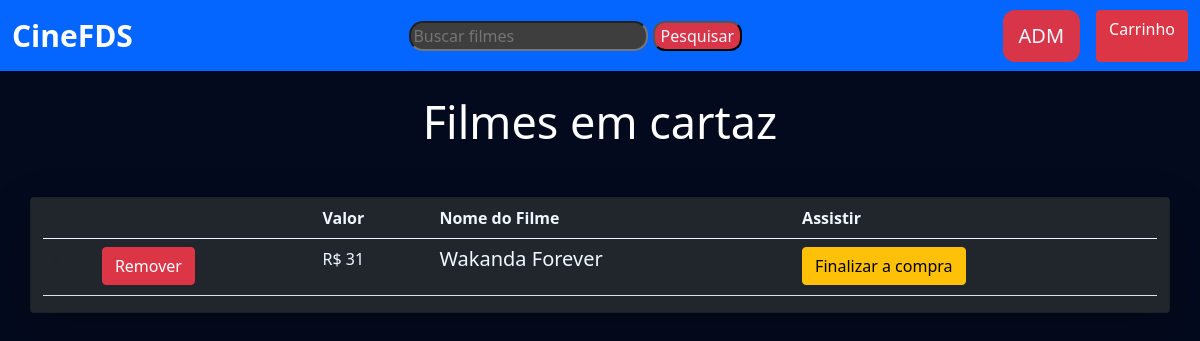
Before: /cart/ (signed in) with the older database file.
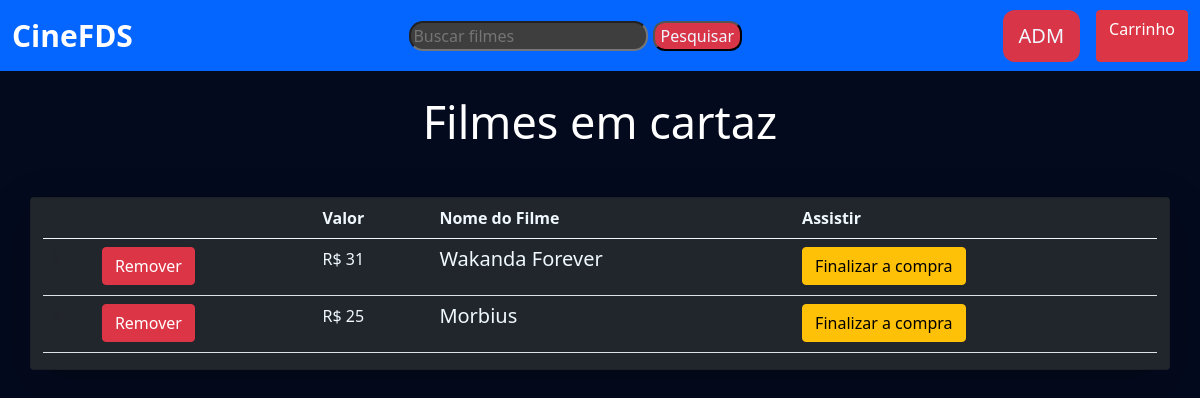
After: the same page with the newer database file.
### home/models.py (models this page shows)
class BaseModel(models.Model):
    uid = models.UUIDField(default=uuid.uuid4, editable=False, primary_key=True)
    created_at = models.DateField(auto_now_add=True)
    updated_at = models.DateField(auto_now_add=True)
    class Meta:
        abstract = True

class CartItems(BaseModel):
    cart = models.ForeignKey(Cart, on_delete=models.CASCADE, related_name="cart_items")
    movie = models.ForeignKey(Movie, on_delete=models.CASCADE)

class Movie(BaseModel):
    category = models.ForeignKey(MovieCategory, on_delete=models.CASCADE, related_name="pizzas")
    movie_name = models.CharField(max_length=100)
    price = models.IntegerField(default=100)
    images = models.CharField(max_length=500)

### home/views.py (the view)
# urls.py: path('cart/', views.cart, name='cart'),
@login_required(login_url='/login/')
def cart(request):
    print(request.user)
    cart = Cart.objects.get(is_paid=False, user=request.user)
    context = {'carts': cart}
    return render(request, "cart.html", context)

### home/templates/cart.html (shortened to what this page needs)
{% extends "base.html" %}
{% load static %}
{% block start %}
<div class="container card shadow-lg mt-5" style="background-color: rgb(33 38 45);">
    <table class="table">
        <thead>
            <tr style="color: aliceblue;">
                <th scope="col"></th>
                <th scope="col"></th>
                <th scope="col">Valor</th>
                <th scope="col">Nome do Filme</th>
                <th scope="col">Assistir</th>
            </tr>
        </thead>
        <tbody>
            {% for cartItems in carts.cart_items.all %}
            <tr>
                <th scope="row">{{forloop.counter}}</th>
                <td><a href="{% url 'remove_cart' cartItems.uid %}" class="btn btn-danger">Remover</a>
                <td style="color: aliceblue;"><p> R$ {{cartItems.movie.price}} </p> </td>
                <td>
                    <h5 style="color: aliceblue;">{{cartItems.movie.movie_name}}</h5>
                </td>
                <td><a href="" class="btn btn-warning">Finalizar a compra</a>
            </tr>
            {% endfor %}
        </tbody>
    </table>
</div>
{% endblock %}

### home/templates/base.html (shortened to what this page needs)
{% load static %}
<!doctype html>
<html lang="pt-BR">
<head>
  <link href="https://cdn.jsdelivr.net/npm/bootstrap@5.0.2/dist/css/bootstrap.min.css" rel="stylesheet"
>
</head>
<body style="background-color: rgb(4, 10, 29);">
    <nav class="navbar navbar-dark" style="background-color:rgb(5, 101, 255); margin-top: 0;">
    <div class="container-fluid">
      <a href="{% url 'home' %}" class="navbar-brand">
        <strong style="font-size: 30px; color: rgb(255, 255, 255);"> CineFDS </strong>
      </a>
      <form action="{% url 'search_movies' %}" method="GET">
        <input type="text" name="q" placeholder="Buscar filmes" style="background-color: rgb(63, 62, 62); color: rgb(215, 225, 214); border-radius: 14px; " >
        <button type="submit" style="background-color: #dc3546fc; border-radius: 12px; color: aliceblue;">Pesquisar</button>
    </form>
    <div class="d-flex">
      {% if request.user.is_authenticated %}
      <a href="{% url 'cadastro_filme' %}" class="navbar-brand" style="background-color: #dc3546fc; border-radius: 12px; display: inline-block; padding: 10px;">
          <button type="button" style="background-color: transparent; border: none; color: aliceblue; cursor: pointer;">ADM</button>
      </a>
      <a class="btn btn-danger" href="{% url 'cart' %}">
          Carrinho<strong>{{ request.user.get_cart_count }}</strong>
      </a>
      {% endif %}
  </div>
  </nav>
  <br>
  <h1 class="text-center "> Filmes em cartaz </h1>
  {% block start %}{% endblock %}
</body>
</html>

### home/templates/base.html (style rules this page uses)
h1 { color: rgb(255, 255, 255); font-size: 45px; }

Changed rows visible on the page:
added CartItems: movie.price "25", movie.movie_name "Morbius"
